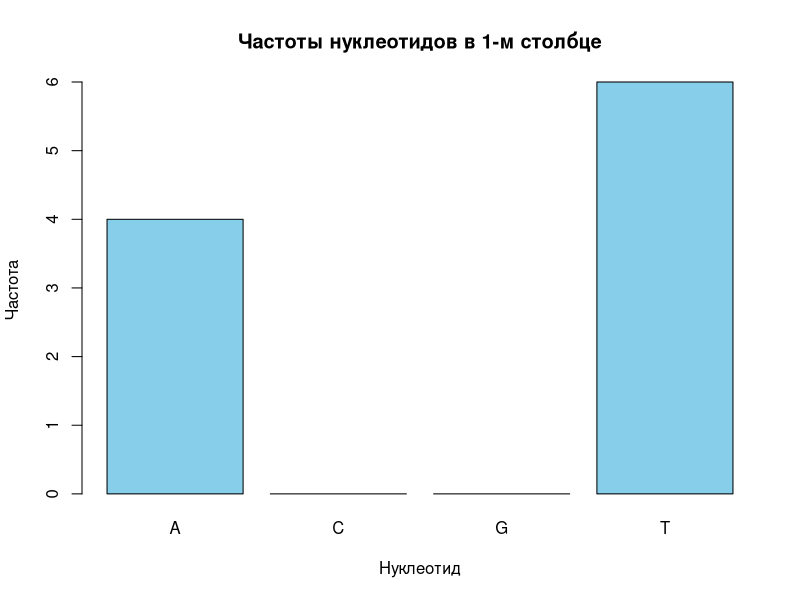

Write R code to recreate this figure.
motifs2 <- matrix(c(
  "a", "C", "g", "G", "T", "A", "A", "t", "t", "C", "a", "G",
  "t", "G", "G", "G", "C", "A", "A", "T", "t", "C", "C", "a",
  "A", "C", "G", "t", "t", "A", "A", "t", "t", "C", "G", "G",
  "T", "G", "C", "G", "G", "G", "A", "t", "t", "C", "C", "C",
  "t", "C", "G", "a", "A", "A", "A", "t", "t", "C", "a", "G",
  "A", "C", "G", "G", "C", "G", "A", "a", "t", "T", "C", "C",
  "T", "C", "G", "t", "G", "A", "A", "t", "t", "a", "C", "G",
  "t", "C", "G", "G", "G", "A", "A", "t", "t", "C", "a", "C",
  "A", "G", "G", "G", "T", "A", "A", "t", "t", "C", "C", "G",
  "t", "C", "G", "G", "A", "A", "A", "a", "t", "C", "a", "C"
), nrow = 10, byrow = TRUE)

# Переводим все буквы в верхний регистр
motifs2 <- apply(motifs2, 2, toupper)

count_matrix <- apply(motifs2, 2, function(col) table(factor(col, levels = c("A", "C", "G", "T"))))
count_matrix

profile_matrix<- apply(count_matrix, 2, function(col) {col / sum(col)})
profile_matrix


scoreMotifs <- function(motifs) {
  motifs <- matrix(toupper(motifs), nrow = nrow(motifs))  # Приводим к верхнему регистру
  sum(apply(motifs, 2, function(col) length(col) - max(table(col))))
}
scoreMotifs(motifs2)


getConsensus <- apply(profile_matrix, 2, function(col) {
  nucleotides <- c("A", "C", "G", "T")
  nucleotides[which.max(col)]
})
consensus_string <- paste(getConsensus, collapse = "")
consensus_string


col1 <- motifs2[, 1]
freqs <- table(factor(col1, levels = c("A", "C", "G", "T")))
barplot(freqs, 
        col = "skyblue", 
        main = "Частоты нуклеотидов в 1-м столбце",
        xlab = "Нуклеотид",
        ylab = "Частота")
